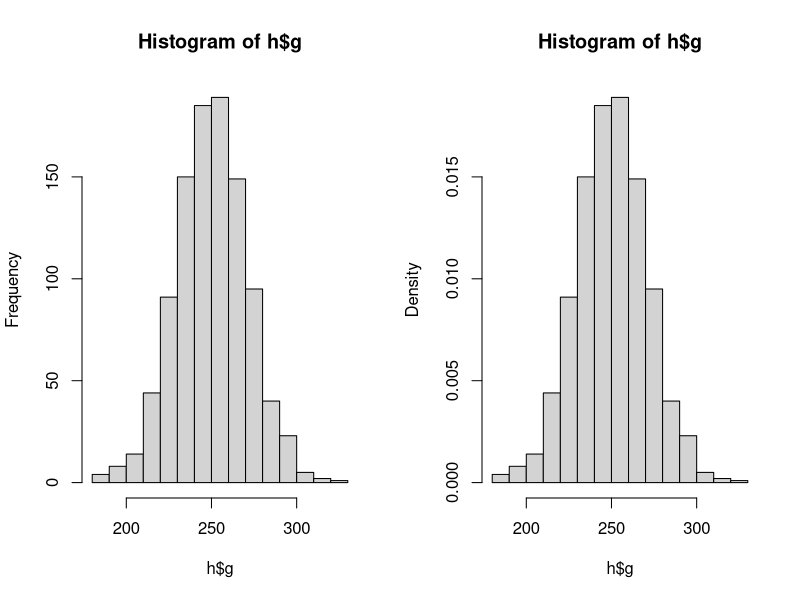
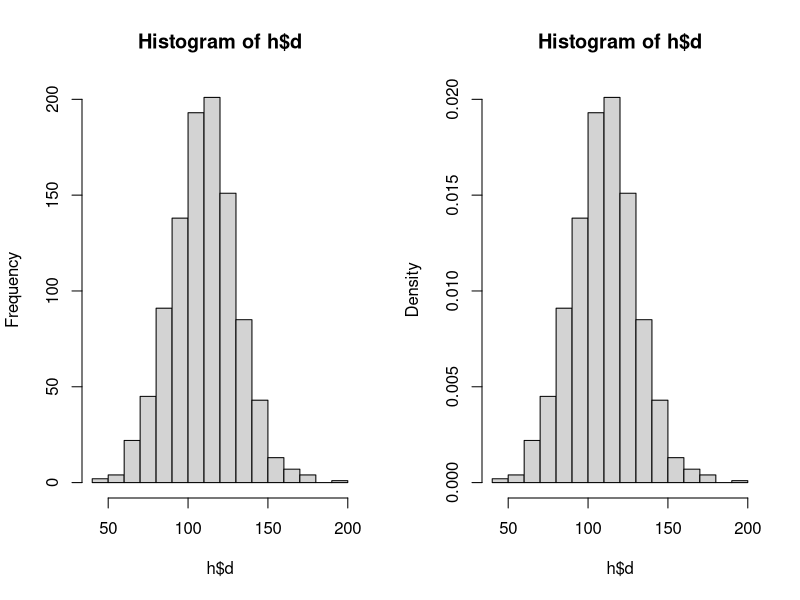

These charts were generated, in order, by the following R code:
# 표준 정규 분포 Z 변환

# 정규 분포를 따르는 데이터 1000개를 만들기
## rnorm()
## 평균은 mean, 표준 편차는 sd
g <- rnorm(n = 1000, mean = 250, sd = 20)
g
d <- rnorm(n = 1000, mean = 110, sd = 20)
d

h <- data.frame(g, d)
head(h)

par(mfrow = c(1, 2))
hist(h$g, freq = T)
hist(h$g, freq = F)

hist(h$d, freq = T)
hist(h$d, freq = F)

# scale : (x - mean) / sd
h <- transform(h, z.g = scale(g), z.d = scale(d))
h


